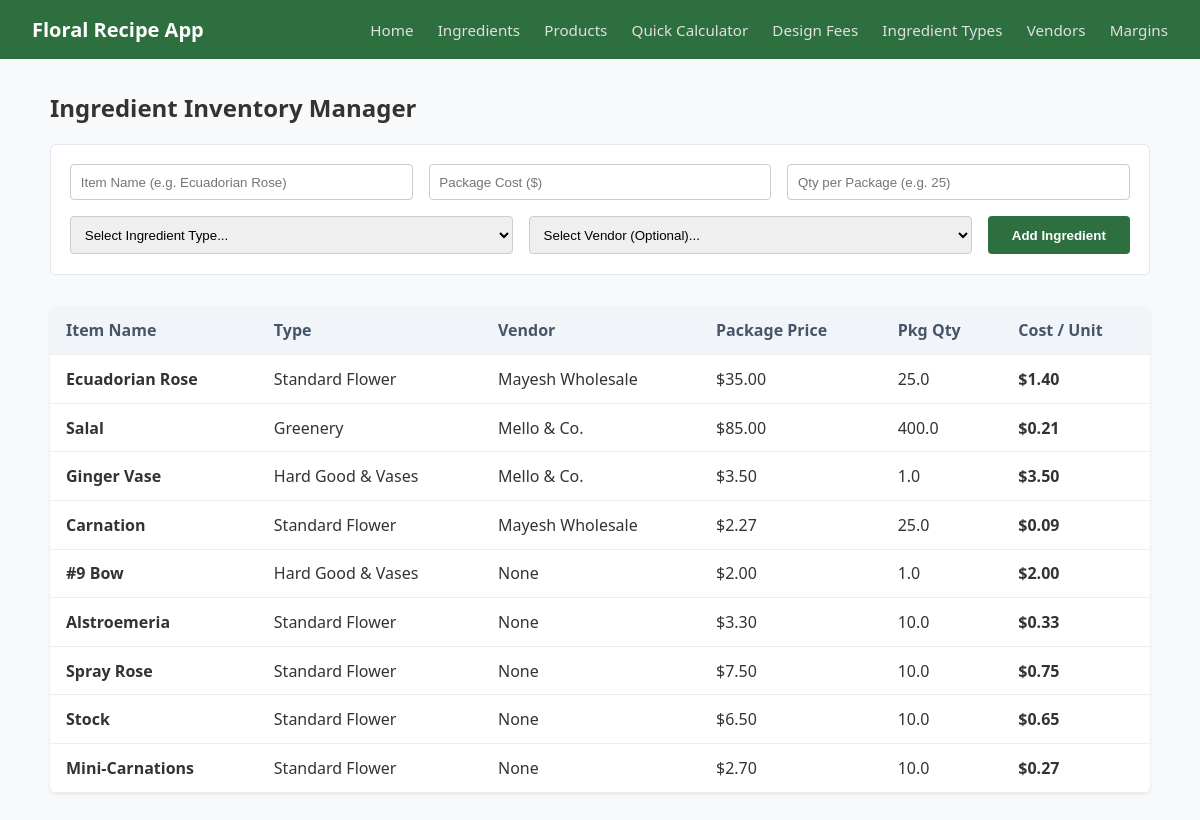
/ingredients, run on the app's committed database.
### models.py (models this page shows, shortened)
class Ingredient(db.Model):
    __tablename__ = 'ingredients'
    id = db.Column(db.Integer, primary_key=True)
    name = db.Column(db.String(100), nullable=False)
    cost_per_pkg = db.Column(db.Float, nullable=False)
    qty_per_pkg = db.Column(db.Float, nullable=False)
    ingredient_type_id = db.Column(db.Integer, db.ForeignKey('ingredient_types.id'), nullable=False)
    vendor_id = db.Column(db.Integer, db.ForeignKey('vendors.id'), nullable=True)

class IngredientType(db.Model):
    __tablename__ = 'ingredient_types'
    id = db.Column(db.Integer, primary_key=True)
    name = db.Column(db.String(50), nullable=False, unique=True) # e.g. Flower, Filler, Supply
    markup = db.Column(db.Float, default=4.0) # Multiplier
    ingredients = db.relationship('Ingredient', backref='type_info', lazy=True)

class Vendor(db.Model):
    __tablename__ = 'vendors'
    id = db.Column(db.Integer, primary_key=True)
    name = db.Column(db.String(100), nullable=False)
    ingredients = db.relationship('Ingredient', backref='vendor', lazy=True)

### app.py (the view, shortened to what this page needs)
@app.route('/ingredients', methods=['GET', 'POST'])
def ingredients():
    all_ingredients = models.Ingredient.query.all()
    all_types = models.IngredientType.query.all()
    all_vendors = models.Vendor.query.all()
    return render_template(
        'ingredients.html',
        ingredients=all_ingredients,
        types=all_types,
        vendors=all_vendors
    )

### templates/ingredients.html (shortened to what this page needs)
{% extends 'base.html' %}
{% block content %}
<h2>Ingredient Inventory Manager</h2>
<form method="POST" class="form-stacked">
    <div class="form-row">
        <input type="text" name="name" placeholder="Item Name (e.g. Ecuadorian Rose)" required>
        <input type="number" step="0.01" name="cost_per_pkg" placeholder="Package Cost ($)" required>
        <input type="number" step="0.1" name="qty_per_pkg" placeholder="Qty per Package (e.g. 25)" required>
    </div>
    <div class="form-row">
        <select name="ingredient_type_id" required>
            <option value="" disabled selected>Select Ingredient Type...</option>
        </select>
        <select name="vendor_id">
            <option value="">Select Vendor (Optional)...</option>
        </select>
        <button type="submit">Add Ingredient</button>
    </div>
</form>
<table class="data-table">
    <thead>
        <tr>
            <th>Item Name</th>
            <th>Type</th>
            <th>Vendor</th>
            <th>Package Price</th>
            <th>Pkg Qty</th>
            <th>Cost / Unit</th>
        </tr>
    </thead>
    <tbody>
        {% for item in ingredients %}
        <tr>
            <td><strong>{{ item.name }}</strong></td>
            <td>{{ item.type_info.name if item.type_info else 'N/A' }}</td>
            <td>{{ item.vendor.name if item.vendor.name else 'None' }}</td>
            <td>${{ "%.2f"|format(item.cost_per_pkg) }}</td>
            <td>{{ item.qty_per_pkg }}</td>
            <td><strong>${{ "%.2f"|format(item.cost_per_pkg / item.qty_per_pkg) }}</strong></td>
        </tr>
        {% else %}
        <tr><td colspan="6">No ingredients found in inventory. Add one above!</td></tr>
        {% endfor %}
    </tbody>
</table>
{% endblock %}

### static/css/main.css (style rules this page uses)
body { font-family: 'Segoe UI', 'Segoe UI', Tahoma, Geneva, Verdana, sans-serif; background-color: #f8f9fa; color: #333333; margin: 0; padding: 0; }
.data-table { width: 100%; border-collapse: collapse; background: white; border-radius: 6px; overflow: hidden; box-shadow: 0 1px 3px rgba(0, 0, 0, 0.1); }
.data-table th, .data-table td { padding: 0.8rem 1rem; text-align: left; border-bottom: 1px solid #eee; }
.data-table th { background-color: #f1f5f9; color: #475569; }
.form-stacked { display: flex; flex-direction: column; gap: 1rem; margin-bottom: 2rem; background: #fff; padding: 1.2rem; border-radius: 6px; border: 1px solid #e2e8f0; }
.form-stacked .form-row { display: flex; gap: 1rem; }
.form-stacked .form-row input, .form-stacked .form-row select { padding: 0.6rem; border: 1px solid #ccc; border-radius: 4px; flex: 1; }
.form-stacked .form-row button { background-color: #2e6f40; color: white; border: none; padding: 0.6rem 1.5rem; border-radius: 4px; cursor: pointer; font-weight: bold; }

### data on the page
Ingredient: name "Ecuadorian Rose", type_info "Standard Flower", vendor "Mayesh Wholesale", cost_per_pkg "35.00", qty_per_pkg "25.0", item.cost_per_pkg/item.qty_per_pkg "1.40"
Ingredient: name "Salal", type_info "Greenery", vendor "Mello & Co.", cost_per_pkg "85.00", qty_per_pkg "400.0", item.cost_per_pkg/item.qty_per_pkg "0.21"
Ingredient: name "Ginger Vase", type_info "Hard Good & Vases", vendor "Mello & Co.", cost_per_pkg "3.50", qty_per_pkg "1.0", item.cost_per_pkg/item.qty_per_pkg "3.50"
Ingredient: name "Carnation", type_info "Standard Flower", vendor "Mayesh Wholesale", cost_per_pkg "2.27", qty_per_pkg "25.0", item.cost_per_pkg/item.qty_per_pkg "0.09"
Ingredient: name "#9 Bow", type_info "Hard Good & Vases", vendor "None", cost_per_pkg "2.00", qty_per_pkg "1.0", item.cost_per_pkg/item.qty_per_pkg "2.00"
Ingredient: name "Alstroemeria", type_info "Standard Flower", vendor "None", cost_per_pkg "3.30", qty_per_pkg "10.0", item.cost_per_pkg/item.qty_per_pkg "0.33"
Ingredient: name "Spray Rose", type_info "Standard Flower", vendor "None", cost_per_pkg "7.50", qty_per_pkg "10.0", item.cost_per_pkg/item.qty_per_pkg "0.75"
Ingredient: name "Stock", type_info "Standard Flower", vendor "None", cost_per_pkg "6.50", qty_per_pkg "10.0", item.cost_per_pkg/item.qty_per_pkg "0.65"
Ingredient: name "Mini-Carnations", type_info "Standard Flower", vendor "None", cost_per_pkg "2.70", qty_per_pkg "10.0", item.cost_per_pkg/item.qty_per_pkg "0.27"
